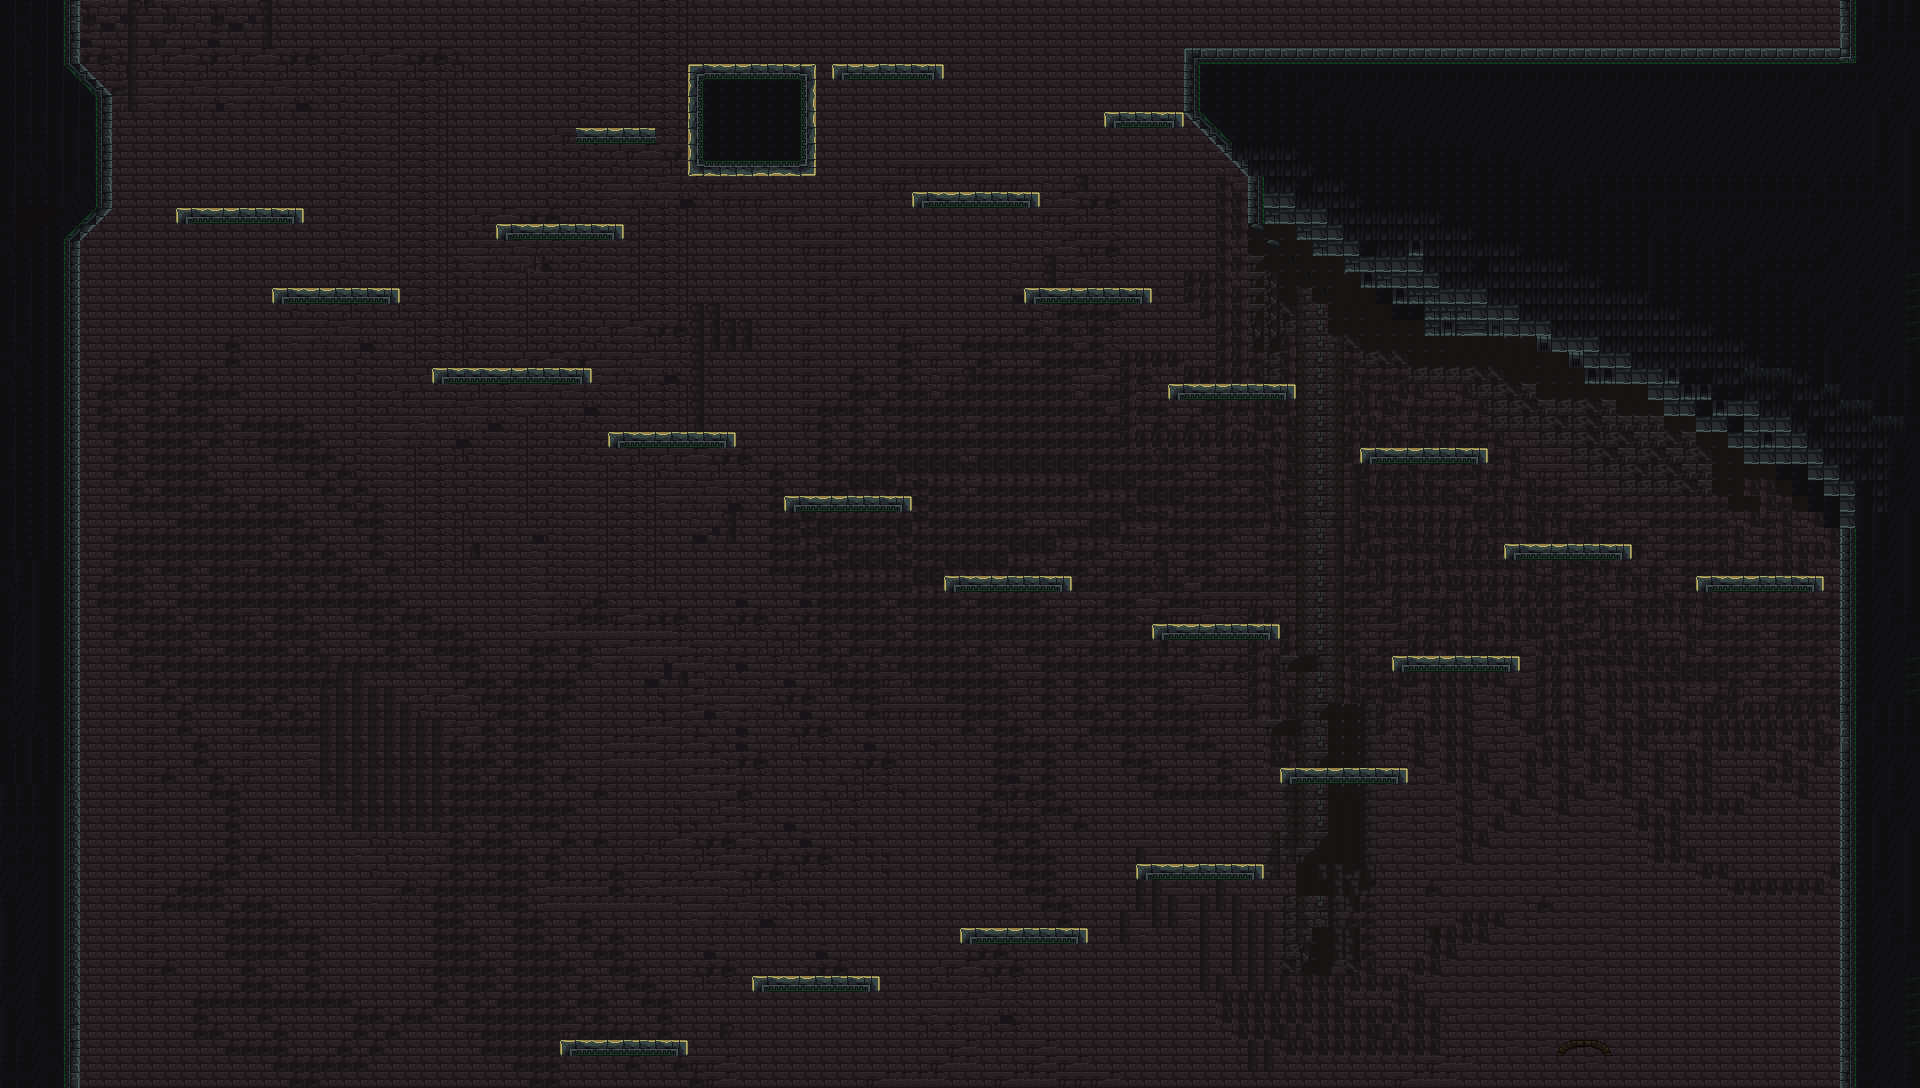

Rendered tile map (Tiled .tmx) drawn with the repository's tilesets; below, a short description and the map source with its tile grids summarised:
An orthogonal 120x68 tile map with 16x16 px tiles, 6 tile layers (Background_1, Background_2, Collectable_Icons, Walls, ...), 4 hidden layers not drawn, 8 tilesets and 1 object.

<map version="1.10" tiledversion="1.11.1" orientation="orthogonal" renderorder="right-down" width="120" height="68" tilewidth="16" tileheight="16" infinite="0" nextlayerid="19" nextobjectid="107">
 <tileset firstgid="1" name="env_objects_far" tilewidth="16" tileheight="16" tilecount="1024" columns="32">
  <image source="../Textures/Environment/env_objects_far.png" width="512" height="512" />
 </tileset>
 <tileset firstgid="1025" name="env_objects" tilewidth="16" tileheight="16" tilecount="1024" columns="32">
  <image source="../Textures/Environment/env_objects.png" width="512" height="512" />
 </tileset>
 <tileset firstgid="2049" name="ground" tilewidth="16" tileheight="16" tilecount="266" columns="19">
  <image source="../Textures/Terrain/ground.png" width="304" height="224" />
 </tileset>
 <tileset firstgid="2315" name="other_and_decorative" tilewidth="16" tileheight="16" tilecount="1600" columns="40">
  <image source="../Textures/Environment/tileset_2/other_and_decorative.png" width="640" height="640" />
 </tileset>
 <tileset firstgid="3915" name="main_lev_build" tilewidth="16" tileheight="16" tilecount="10240" columns="128">
  <image source="../Textures/Environment/tileset_2/main_lev_build.png" width="2048" height="1280" />
 </tileset>
 <tileset firstgid="14155" name="tile_castle" tilewidth="16" tileheight="16" tilecount="900" columns="30">
  <image source="../Textures/Environment/tiles/castle/tile_castle.png" width="480" height="480" />
 </tileset>
 <tileset firstgid="15055" name="icon_recycled" tilewidth="16" tileheight="16" tilecount="384" columns="24">
  <image source="../Textures/Various/icon_recycled.png" width="384" height="256" />
 </tileset>
 <tileset firstgid="15439" name="potions_small" tilewidth="16" tileheight="16" tilecount="100" columns="10">
  <image source="../Textures/Potions/potions_new.png" width="160" height="160" />
 </tileset>
 <layer id="1" name="Background_1" width="120" height="68">
  <data>[8160 cells, 8159 non-empty, 87 distinct tile ids]</data>
 </layer>
 <layer id="5" name="Background_2" width="120" height="68">
  <data>[8160 cells, 123 non-empty, 31 distinct tile ids]</data>
 </layer>
 <layer id="8" name="Collectable_Icons" width="120" height="68">
  <data>[8160 cells, 4 non-empty, 4 distinct tile ids]</data>
 </layer>
 <layer id="11" name="Walls" width="120" height="68">
  <data>[8160 cells, 1454 non-empty, 50 distinct tile ids]</data>
 </layer>
 <layer id="3" name="Background_Decoration" width="120" height="68">
  <data>[8160 cells, 11 non-empty, 11 distinct tile ids]</data>
 </layer>
 <layer id="15" name="Collectable" width="120" height="68" visible="0">
  <data>[8160 cells, 1 non-empty, 1 distinct tile ids]</data>
 </layer>
 <layer id="4" name="Platforms" width="120" height="68">
  <data>[8160 cells, 237 non-empty, 8 distinct tile ids]</data>
 </layer>
 <layer id="13" name="CollisionLayer" width="120" height="68" visible="0" opacity="0.3">
  <properties>
   <property name="Collision" type="bool" value="true" />
  </properties>
  <data>[8160 cells, 1682 non-empty, 5 distinct tile ids]</data>
 </layer>
 <layer id="18" name="rangedEnemies" width="120" height="68" visible="0" opacity="0.3">
  <properties>
   <property name="rangedEnemies" value="true" />
  </properties>
  <data>[8160 cells, 2295 non-empty, 3 distinct tile ids]</data>
 </layer>
 <layer id="14" name="MeleeEnemy" width="120" height="68" visible="0" opacity="0.3">
  <properties>
   <property name="MeleeEnemy" value="true" />
  </properties>
  <data>[8160 cells, 399 non-empty, 1 distinct tile ids]</data>
 </layer>
 <objectgroup id="17" name="PotionLayer">
  <object id="105" gid="15445" x="1774.51" y="29.6196" width="16" height="16" />
 </objectgroup>
</map>
